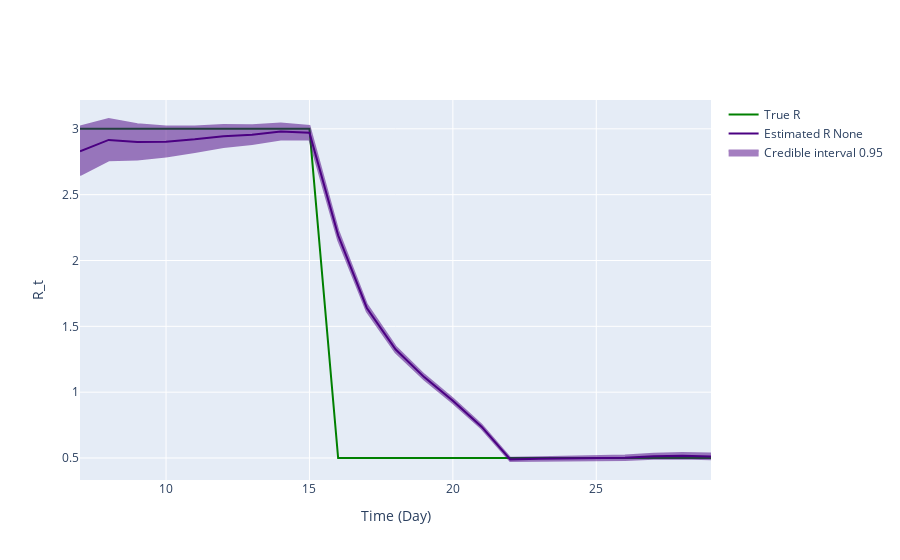

The code cell stored with this chart in its notebook:
### Markdown cell above
## Inference plot using class method results

### Code cell
fig = ReproductionNumberPlot()

fig.add_ground_truth_rt(ground_truth)
fig.add_interval_rt(intervals)

fig.update_labels(time_label='Time (Day)', r_label='R_t')

fig.show_figure()

### Figure 1 — Plotly figure (JSON) as saved in the notebook; plotly's stock layout.template omitted (floating-point values rounded to 4 significant figures)
{"data": [{"line": {"color": "green"}, "mode": "lines", "name": "True R", "type": "scatter", "x": [7, 8, 9, 10, 11, 12, 13, 14, 15, 16, 17, 18, 19, 20, 21, 22, 23, 24, 25, 26, 27, 28, 29], "y": [3, 3, 3, 3, 3, 3, 3, 3, 3, 0.5, 0.5, 0.5, 0.5, 0.5, 0.5, 0.5, 0.5, 0.5, 0.5, 0.5, 0.5, 0.5, 0.5]}, {"line": {"color": "indigo"}, "mode": "lines", "name": "Estimated R None", "type": "scatter", "x": [7, 8, 9, 10, 11, 12, 13, 14, 15, 16, 17, 18, 19, 20, 21, 22, 23, 24, 25, 26, 27, 28, 29], "y": [2.83, 2.916, 2.9, 2.902, 2.92, 2.944, 2.956, 2.98, 2.971, 2.192, 1.64, 1.325, 1.114, 0.9345, 0.738, 0.4893, 0.4938, 0.4969, 0.4976, 0.5016, 0.5131, 0.5171, 0.5115]}, {"fill": "toself", "fillcolor": "indigo", "line": {"color": "indigo"}, "mode": "lines", "name": "Credible interval 0.95", "opacity": 0.5, "showlegend": true, "type": "scatter", "x": [7, 8, 9, 10, 11, 12, 13, 14, 15, 16, 17, 18, 19, 20, 21, 22, 23, 24, 25, 26, 27, 28, 29, 29, 28, 27, 26, 25, 24, 23, 22, 21, 20, 19, 18, 17, 16, 15, 14, 13, 12, 11, 10, 9, 8, 7], "y": [3.017, 3.075, 3.035, 3.018, 3.019, 3.029, 3.027, 3.041, 3.023, 2.229, 1.667, 1.348, 1.134, 0.9513, 0.7528, 0.5014, 0.5064, 0.5107, 0.5128, 0.5184, 0.5317, 0.5375, 0.5337, 0.4898, 0.4971, 0.4949, 0.4851, 0.4827, 0.4833, 0.4813, 0.4773, 0.7234, 0.9178, 1.096, 1.303, 1.612, 2.154, 2.92, 2.919, 2.885, 2.861, 2.823, 2.789, 2.767, 2.761, 2.649]}], "layout": {"hovermode": "x unified", "xaxis": {"title": {"text": "Time (Day)"}}, "yaxis": {"title": {"text": "R_t"}}}}
